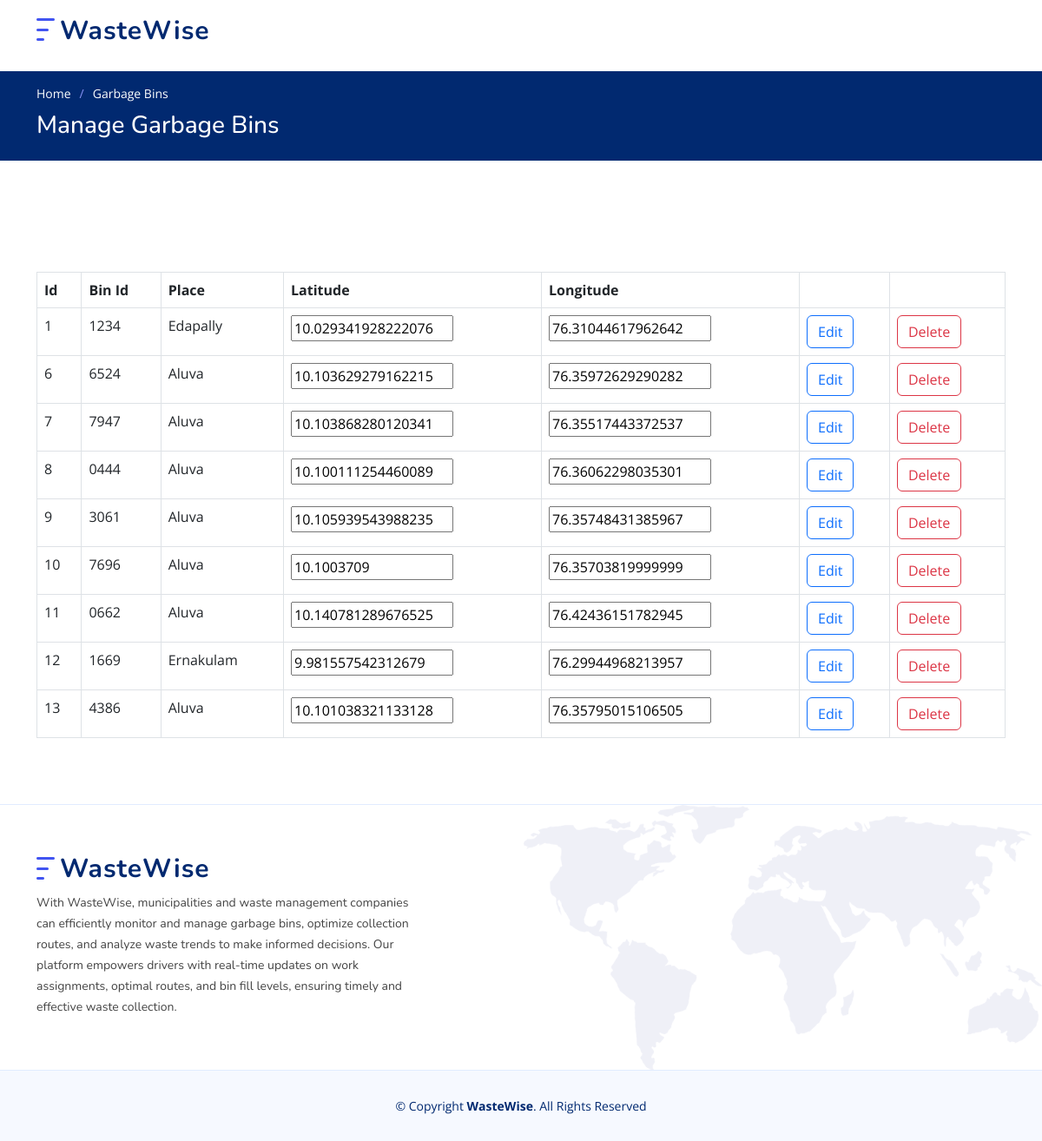
/man_garbage_bins/ (signed in), run on the app's committed database.
### w_app/models.py (models this page shows)
class GarbageB(models.Model):
    S_id=models.IntegerField(primary_key=True)
    g_id=models.CharField(max_length=255)
    g_lat=models.CharField(max_length=255)
    g_lng=models.CharField(max_length=255)
    g_fill=models.CharField(max_length=255,default="-")
    g_status=models.CharField(max_length=255,default="-")
    g_place=models.CharField(max_length=255)
    g_drv=models.CharField(max_length=255,default="-")

### w_app/views.py (the view)
# urls.py: path('man_garbage_bins/', man_garbage_bins, name="man_garbage_bins"),
@never_cache
def man_garbage_bins(request):
	if 'uid' in request.session:
		a=GarbageB.objects.all()
		return render(request, 'man_garbage_bins.html',{'drv':a})
	else:
		return render(request, 'sign_in.html')

### w_app/templates/man_garbage_bins.html (shortened to what this page needs)
{% load static %}
<!DOCTYPE html>
<html lang="en">
<head>
  <link href="{% static 'assets/vendor/aos/aos.css' %}" rel="stylesheet">
  <link href="{% static 'assets/vendor/bootstrap/css/bootstrap.min.css' %}" rel="stylesheet">
  <link href="{% static 'assets/vendor/bootstrap-icons/bootstrap-icons.css' %}" rel="stylesheet">
  <link href="{% static 'assets/vendor/glightbox/css/glightbox.min.css' %}" rel="stylesheet">
  <link href="{% static 'assets/vendor/remixicon/remixicon.css' %}" rel="stylesheet">
  <link href="{% static 'assets/vendor/swiper/swiper-bundle.min.css' %}" rel="stylesheet">
  <link href="{% static 'assets/css/style.css' %}" rel="stylesheet">
</head>
<body>
  <header id="header" class="header fixed-top">
    <div class="container-fluid container-xl d-flex align-items-center justify-content-between">
      <a href="{% url 'show_home_admin' %}" class="logo d-flex align-items-center">
        <img src="{% static 'assets/img/logo.png' %}" alt="">
        <span>WasteWise</span>
      </a>
      <nav id="navbar" class="navbar">
        <i class="bi bi-list mobile-nav-toggle"></i>
      </nav>
    </div>
  </header>
  <main id="main">
    <section class="breadcrumbs">
      <div class="container">
        <ol>
          <li><a href="{% url 'show_home_admin' %}">Home</a></li>
          <li>Garbage Bins</li>
        </ol>
        <h2>Manage Garbage Bins</h2>
      </div>
    </section>
    <br>
    <br>
    <section class="inner-page">
      <div class="container">
      <div class="row">
        <div class="col-md-12">
          <div class="table-wrapper" style="overflow-x: auto; margin-top: 20px;">
            <table class="table table-bordered  table-hover">
              <thead>
                <tr>
                  <th>Id</th>
                  <th>Bin Id</th>
                  <th>Place</th>
                  <th>Latitude</th>
                  <th>Longitude</th>
                  <th></th>
                  <th></th>
                </tr>
              </thead>
              <tbody>
                {% for i in drv %}
                  <tr scope="row">
                    <form action="{% url 'edit_gbin' %}" method="POST">
                        <td>{{i.S_id}}<input type="text" name="S_id" value="{{i.S_id}}" hidden></td>
                        <td>{{i.g_id}}</td>
                        <td>{{i.g_place}}</td>
                        <td><input type="text" name="g_lat" value="{{i.g_lat}}" required></td>
                        <td><input type="text" name="g_lng" value="{{i.g_lng}}" required></td>
                        <td><input type="submit" class="btn btn-outline-primary" name="edi" id="edi" value="Edit"></td>
                    </form>
                    <form action="{% url 'del_gbin' %}" method="POST">
                          <td><input type="submit" class="btn btn-outline-danger" name="del" id="del" value="Delete"></td>
                        </form>
                  </tr>
                {% endfor %}
            </tbody>
            </table>
          </div>
        </div>
      </div>
    </div>
    </section>
  </main>
  <footer id="footer" class="footer">
    <div class="footer-top">
      <div class="container">
        <div class="row gy-4">
          <div class="col-lg-5 col-md-12 footer-info">
            <a href="{% url 'show_home_admin' %}" class="logo d-flex align-items-center">
              <img src="{% static 'assets/img/logo.png' %}" alt="">
              <span>WasteWise</span>
            </a>
            <p>
                With WasteWise, municipalities and waste management companies can efficiently monitor and manage garbage bins, optimize collection routes, and analyze waste trends to make informed decisions. Our platform empowers drivers with real-time updates on work assignments, optimal routes, and bin fill levels, ensuring timely and effective waste collection.
            </p>
          </div>
    </div>
      </div>
    </div>
    <div class="container">
      <div class="copyright">
        &copy; Copyright <strong><span>WasteWise</span></strong>. All Rights Reserved
      </div>
    </div>
  </footer>
</body>
</html>

### w_app/static/assets/css/style.css (style rules this page uses)
:root { scroll-behavior: smooth; }
body { font-family: "Open Sans", sans-serif; color: #444444; }
a { color: #4154f1; text-decoration: none; }
h1, h2, h3, h4, h5, h6 { font-family: "Nunito", sans-serif; }
section { padding: 60px 0; overflow: hidden; }
.breadcrumbs { padding: 15px 0; background: #012970; min-height: 40px; margin-top: 82px; color: #fff; }
.breadcrumbs h2 { font-size: 28px; font-weight: 500; }
.breadcrumbs ol { display: flex; flex-wrap: wrap; list-style: none; padding: 0 0 10px 0; margin: 0; font-size: 14px; }
.breadcrumbs ol a { color: #fff; transition: 0.3s; }
.breadcrumbs ol li+li { padding-left: 10px; }
.breadcrumbs ol li+li::before { display: inline-block; padding-right: 10px; color: #8894f6; content: "/"; }
.header { transition: all 0.5s; z-index: 997; padding: 20px 0; }
.header .logo { line-height: 0; }
.header .logo img { max-height: 40px; margin-right: 6px; }
.header .logo span { font-size: 30px; font-weight: 700; letter-spacing: 1px; color: #012970; font-family: "Nunito", sans-serif; margin-top: 3px; }
.navbar { padding: 0; }
.mobile-nav-toggle { color: #012970; font-size: 28px; cursor: pointer; display: none; line-height: 0; transition: 0.5s; }
@media (max-width: 1200px) { .mobile-nav-toggle { display: block; } }
.footer { background: #f6f9ff; padding: 0 0 30px 0; font-size: 14px; }
.footer .footer-top { background: white url(../img/footer-bg.png) no-repeat right top; background-size: contain; border-top: 1px solid #e1ecff; border-bottom: 1px solid #e1ecff; padding: 60px 0 30px 0; }
.footer .footer-top .footer-info { margin-bottom: 30px; }
.footer .footer-top .footer-info .logo { line-height: 0; margin-bottom: 15px; }
.footer .footer-top .footer-info .logo img { max-height: 40px; margin-right: 6px; }
.footer .footer-top .footer-info .logo span { font-size: 30px; font-weight: 700; letter-spacing: 1px; color: #012970; font-family: "Nunito", sans-serif; margin-top: 3px; }
.footer .footer-top .footer-info p { font-size: 14px; line-height: 24px; margin-bottom: 0; font-family: "Nunito", sans-serif; }
.footer .copyright { text-align: center; padding-top: 30px; color: #012970; }

### data on the page
GarbageB: S_id "1", g_id "1234", g_place "Edapally", g_lat "10.029341928222076", g_lng "76.31044617962642"
GarbageB: S_id "6", g_id "6524", g_place "Aluva", g_lat "10.103629279162215", g_lng "76.35972629290282"
GarbageB: S_id "7", g_id "7947", g_place "Aluva", g_lat "10.103868280120341", g_lng "76.35517443372537"
GarbageB: S_id "8", g_id "0444", g_place "Aluva", g_lat "10.100111254460089", g_lng "76.36062298035301"
GarbageB: S_id "9", g_id "3061", g_place "Aluva", g_lat "10.105939543988235", g_lng "76.35748431385967"
GarbageB: S_id "10", g_id "7696", g_place "Aluva", g_lat "10.1003709", g_lng "76.35703819999999"
GarbageB: S_id "11", g_id "0662", g_place "Aluva", g_lat "10.140781289676525", g_lng "76.42436151782945"
GarbageB: S_id "12", g_id "1669", g_place "Ernakulam", g_lat "9.981557542312679", g_lng "76.29944968213957"
GarbageB: S_id "13", g_id "4386", g_place "Aluva", g_lat "10.101038321133128", g_lng "76.35795015106505"
